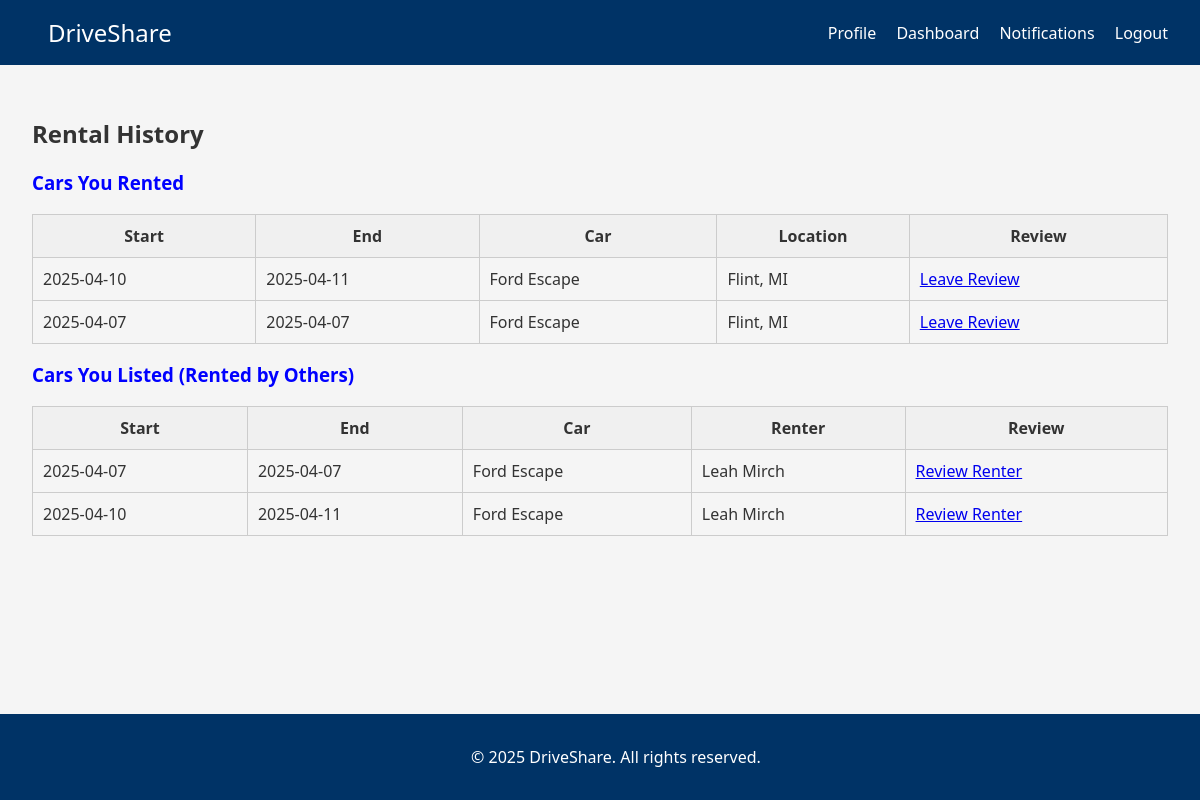
Before: /rental_history (signed in) with the older database file.
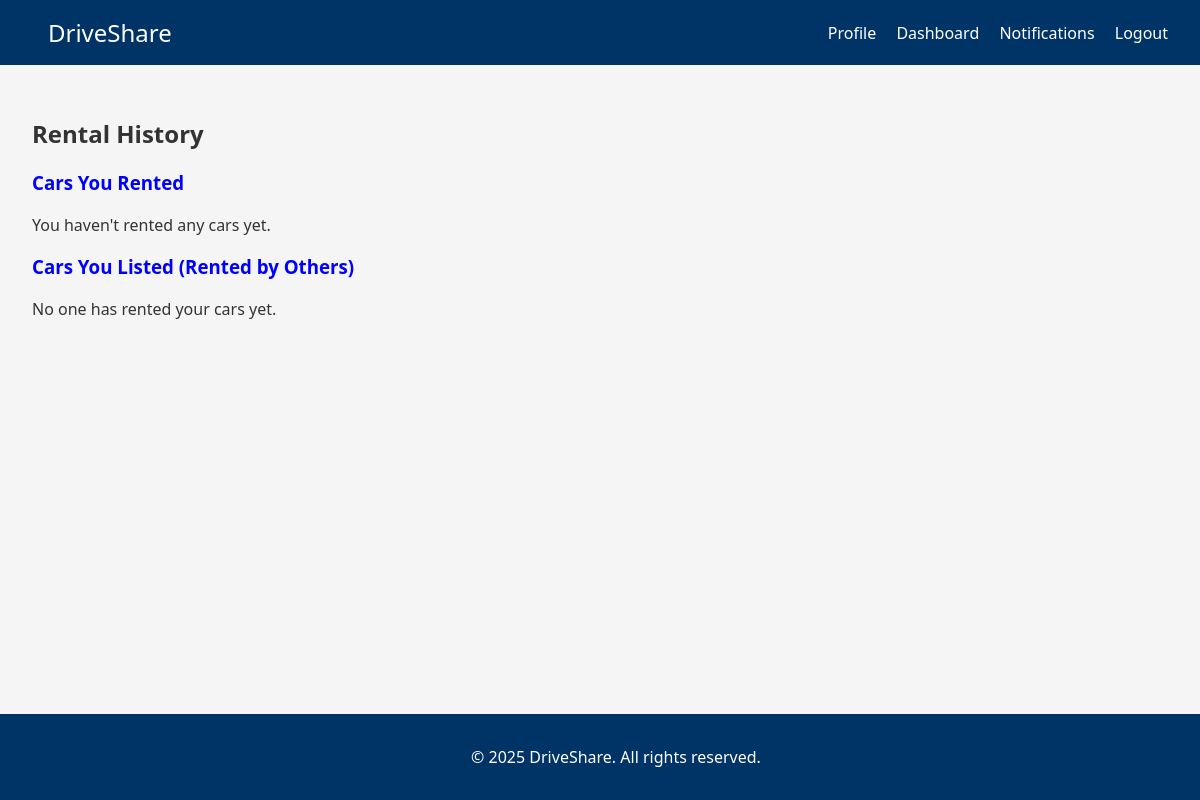
After: the same page with the newer database file.
### tables this page shows
CREATE TABLE bookings (
                id INTEGER PRIMARY KEY AUTOINCREMENT,
                car_id INTEGER NOT NULL,
                renter_id INTEGER NOT NULL,
                start_date TEXT NOT NULL,
                end_date TEXT NOT NULL,
                status TEXT DEFAULT 'pending',
                total_cost REAL,
                created_at TIMESTAMP DEFAULT CURRENT_TIMESTAMP,
                FOREIGN KEY(car_id) REFERENCES cars(id) ON DELETE CASCADE,
                FOREIGN KEY(renter_id) REFERENCES users(id) ON DELETE CASCADE
            );

CREATE TABLE cars (
                id INTEGER PRIMARY KEY AUTOINCREMENT,
                owner_id INTEGER NOT NULL,
                model TEXT NOT NULL,
                make TEXT NOT NULL,
                year INTEGER NOT NULL,
                mileage INTEGER NOT NULL,
                color TEXT,
                price REAL NOT NULL,
                location TEXT NOT NULL,
                precise_location TEXT,
                is_available BOOLEAN DEFAULT 1,
                image_url TEXT,
                created_at TIMESTAMP DEFAULT CURRENT_TIMESTAMP,
                FOREIGN KEY(owner_id) REFERENCES users(id) ON DELETE CASCADE
            );

CREATE TABLE users (
                id INTEGER PRIMARY KEY AUTOINCREMENT,
                email TEXT UNIQUE NOT NULL,
                password TEXT NOT NULL,
                security_q1 TEXT NOT NULL,
                security_q2 TEXT NOT NULL,
                security_q3 TEXT NOT NULL,
                full_name TEXT,
                role TEXT DEFAULT 'user',
                balance REAL DEFAULT 0.0,
                created_at TIMESTAMP DEFAULT CURRENT_TIMESTAMP
            );

### routes.py (the view)
    @app.route("/rental_history")
    def rental_history():
        if not UserSession.get_instance().is_authenticated():
            flash("Please log in to view your rental history.")
            return redirect(url_for("login"))
        user_id = UserSession.get_instance().user_id
        rented_cars = []
        your_listings = []
        try:
            with sqlite3.connect("database.db") as conn:
                conn.row_factory = sqlite3.Row
                cursor = conn.cursor()
                cursor.execute('''
                    SELECT b.id AS booking_id, b.start_date, b.end_date, c.make, c.model, c.location
                    FROM bookings b
                    JOIN cars c ON b.car_id = c.id
                    WHERE b.renter_id = ?
                    ORDER BY b.start_date DESC
                ''', (user_id,))
                rented_cars = cursor.fetchall()
                cursor.execute('''
                    SELECT b.id AS booking_id, b.start_date, b.end_date, u.full_name AS renter_name, c.make, c.model
                    FROM bookings b
                    JOIN cars c ON b.car_id = c.id
                    JOIN users u ON b.renter_id = u.id
                    WHERE c.owner_id = ?
                ''', (user_id,))
                your_listings = cursor.fetchall()
        except Exception as e:
            flash(f"Could not retrieve rental history: {str(e)}")
        return render_template("rental_history.html", rented_cars=rented_cars, your_listings=your_listings)

### app.py (called while the page is built)
@app.context_processor
def inject_user_session():
    return dict(is_authenticated=UserSession.get_instance().is_authenticated())

### routes.py (called while the page is built)
    @staticmethod
    def get_instance():
        if UserSession._instance is None:
            UserSession()
        return UserSession._instance

    def is_authenticated(self):
        return self.user_id is not None

### templates/rental_history.html (shortened to what this page needs)
{% extends 'base.html' %}
{% block content %}
<h2>Rental History</h2>
<h3>Cars You Rented</h3>
{% if rented_cars %}
<table class="info-table">
    <tr>
        <th>Start</th><th>End</th><th>Car</th><th>Location</th><th>Review</th>
    </tr>
    {% for rental in rented_cars %}
    <tr>
        <td>{{ rental['start_date'] }}</td>
        <td>{{ rental['end_date'] }}</td>
        <td>{{ rental['make'] }} {{ rental['model'] }}</td>
        <td>{{ rental['location'] }}</td>
        <td>
            <a href="{{ url_for('review', booking_id=rental['booking_id']) }}">Leave Review</a>
        </td>
    </tr>
    {% endfor %}
</table>
{% else %}
<p>You haven't rented any cars yet.</p>
{% endif %}
<h3>Cars You Listed (Rented by Others)</h3>
{% if your_listings %}
<table class="info-table">
    <tr>
        <th>Start</th><th>End</th><th>Car</th><th>Renter</th><th>Review</th>
    </tr>
    {% for rental in your_listings %}
    <tr>
        <td>{{ rental['start_date'] }}</td>
        <td>{{ rental['end_date'] }}</td>
        <td>{{ rental['make'] }} {{ rental['model'] }}</td>
        <td>{{ rental['renter_name'] }}</td>
        <td>
        <a href="{{ url_for('review_renter', booking_id=rental['booking_id']) }}">Review Renter</a>
        </td>
    </tr>
    {% endfor %}
</table>
{% else %}
<p>No one has rented your cars yet.</p>
{% endif %}
{% endblock %}

### templates/base.html (shortened to what this page needs)
<!DOCTYPE html>
<html lang="en">
<head>
    <link rel="stylesheet" href="{{ url_for('static', filename='css/styles.css') }}">
</head>
<body>
    {% include 'navbar.html' %}
    <main class="content">
        {% block content %}{% endblock %}
    </main>
    <footer>
        <p>&copy; 2025 DriveShare. All rights reserved.</p>
    </footer>
</body>
</html>

### templates/navbar.html
<nav class="navbar">
    <div class="nav-left">
        <a href="{{ url_for('home') }}" class="logo">DriveShare</a>
    </div>
    <div class="nav-right">
        {% if is_authenticated %}
            <a href="{{ url_for('profile') }}">Profile</a>
            <a href="{{ url_for('dashboard') }}">Dashboard</a>
            <a href="{{ url_for('notifications') }}">Notifications</a>
            <a href="{{ url_for('logout') }}">Logout</a>
        {% else %}
            <a href="{{ url_for('login') }}">Login</a>
            <a href="{{ url_for('register') }}">Register</a>
        {% endif %}
    </div>
</nav>

### static/css/styles.css (style rules this page uses)
body { margin: 0; font-family: 'Segoe UI', Tahoma, Geneva, Verdana, sans-serif; background-color: #f5f5f5; color: #333; }
.navbar { display: flex; justify-content: space-between; align-items: center; padding: 1rem 2rem; background-color: #003366; color: white; }
.navbar a { color: white; text-decoration: none; margin-left: 1rem; font-weight: 500; }
.logo { font-size: 1.5rem; font-weight: bold; color: #ffffff; }
main.content { padding: 2rem; }
footer { text-align: center; padding: 1rem; background-color: #003366; color: white; position: fixed; bottom: 0; width: 100%; }
h3 { color: #0000FF; }

Changed rows visible on the page:
removed bookings: start_date "2025-04-10", end_date "2025-04-11", make "Ford", model "Escape", location "Flint, MI", renter_name "Leah Mirch"
removed bookings: start_date "2025-04-07", end_date "2025-04-07", make "Ford", model "Escape", location "Flint, MI", renter_name "Leah Mirch"
Other visible differences:
text no longer shown: "Start End Car Location Review Start End Car Renter Review"
text now shown: "You haven't rented any cars yet. No one has rented your cars yet."
